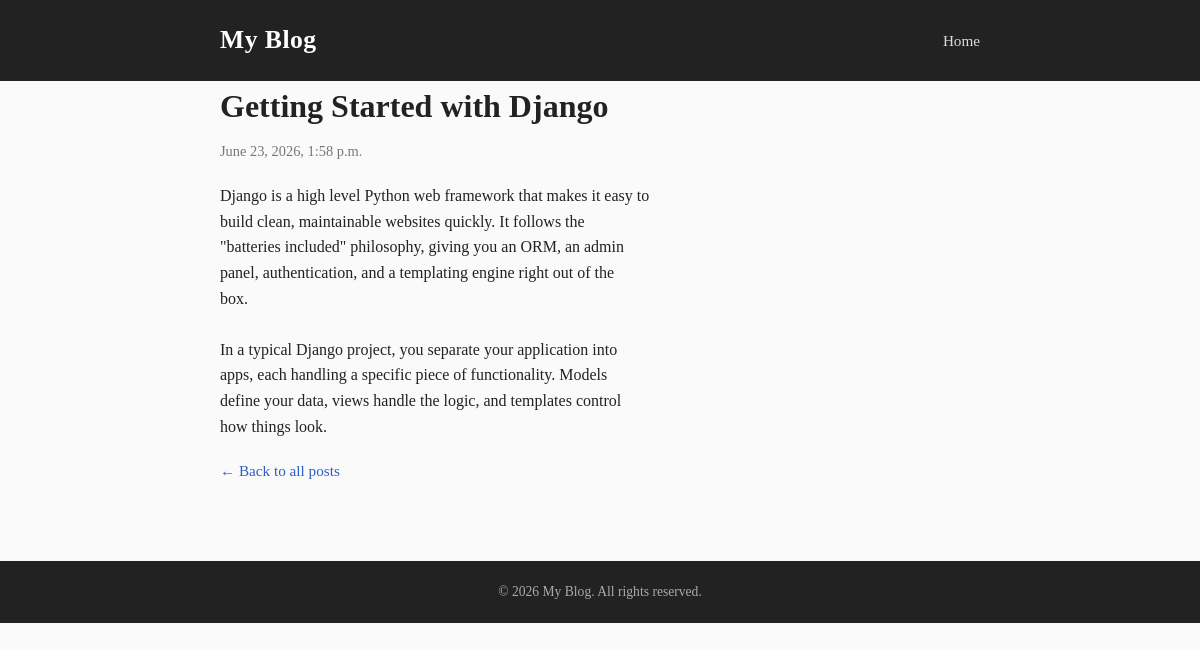
Page /viewer/2 on the committed database.
### blog/models.py (models this page shows)
class data (models.Model):
    title = models.CharField(100)
    body = models.TextField()
    date = models.DateTimeField(auto_now_add=True)

### blog/views.py (the view)
# urls.py: urlpatterns = [path("",views.home,name=""),path("viewer/<int:post>",views.show,name="viewer"),path("new",views.new,name="new"),path("delete/<int:bi>",views.delete,name="delete")]
def show(req,post):
    dat = con.get(id=post)
    return render(req,"viewer.html",{"dat":dat})

### template/viewer.html (shortened to what this page needs)
{% load static %}
<!DOCTYPE html>
<html lang="en">
<head>
   <link rel="stylesheet" href='{% static "style.css" %} '/>
</head>
<body>
  <header>
    <div class="container">
      <div class="site-title">
        <a href="/">My Blog</a>
      </div>
      <nav>
        <ul>
          <li><a href="/">Home</a></li>
        </ul>
      </nav>
    </div>
  </header>
  <main class="container">
    <article class="post-full">
      <h1 class="post-title">{{dat.title}}</h1>
      <p class="post-meta">{{dat.date}}</p>
      <p>{{dat.body|linebreaksbr}}</p>
      <a class="back-link" href="/">&larr; Back to all posts</a>
    </article>
  </main>
  <footer>
    <p>&copy; 2026 My Blog. All rights reserved.</p>
  </footer>
</body>
</html>

### static/style.css (style rules this page uses)
* { margin: 0; padding: 0; box-sizing: border-box; }
body { font-family: Georgia, "Times New Roman", serif; background-color: #fafafa; color: #222; line-height: 1.6; }
a { text-decoration: none; color: #2c5cc5; }
.container { max-width: 800px; margin: 0 auto; padding: 0 20px; }
header { background-color: #222; padding: 20px 0; }
header .container { display: flex; justify-content: space-between; align-items: center; flex-wrap: wrap; }
.site-title a { color: #fff; font-size: 1.6rem; font-weight: bold; letter-spacing: 0.5px; }
nav ul { list-style: none; display: flex; gap: 20px; }
nav a { color: #ddd; font-size: 0.95rem; }
main { padding: 40px 0; min-height: 60vh; }
.post-full .post-title { font-size: 2rem; margin-bottom: 8px; }
.post-full .post-meta { font-size: 0.9rem; color: #777; margin-bottom: 20px; }
.back-link { display: inline-block; margin-top: 20px; font-size: 0.95rem; }
footer { background-color: #222; color: #aaa; text-align: center; padding: 20px 0; font-size: 0.85rem; }

### rows in the picture
data: title "Getting Started with Django", date "June 23, 2026, 1:58 p.m.", body "Django is a high level Python web framework that makes it easy to build clean, maintainable websites quickly. It follows the \"batteries included\" philosophy, giving you an ORM, an admin panel, authentication, and a templating engine right out of the box. In a typical Django project, you separate your application into apps, each handling a specific piece of functionality. Models define your data, views handle the logic, and templates control how things look."
